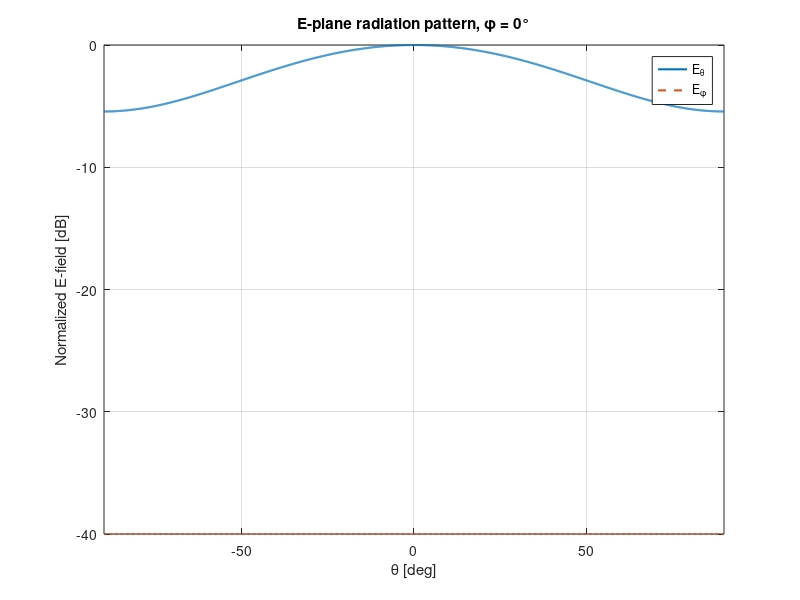
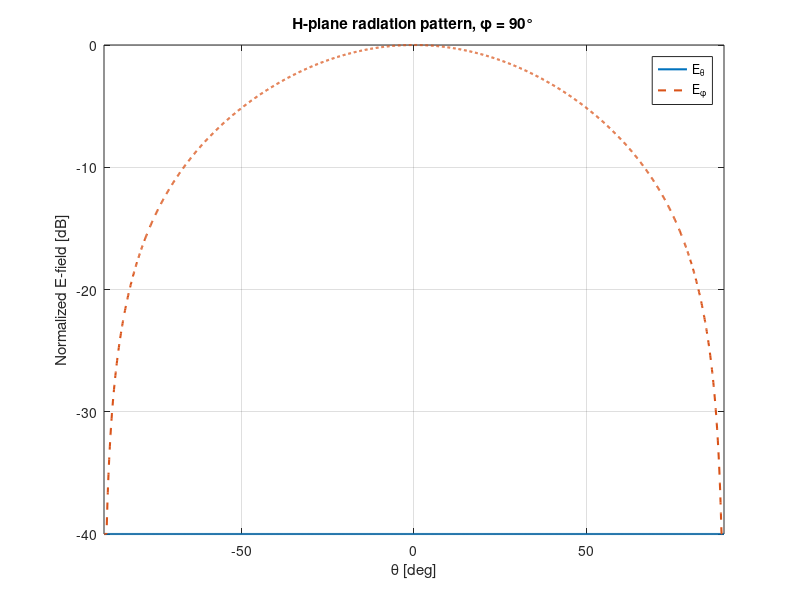

Write MATLAB code to recreate these figures, in order.
clear;
clc;
close all;

%% Constants
c = 3e8;
f0 = 3e9;
er = 2.33;
h = 1.5e-3;

%% Patch dimensions

% Patch width
W = c/(2*f0)*sqrt(2/(er+1));

% Effective permittivity
eeff = (er+1)/2 + ...
       (er-1)/2*(1 + 12*h/W)^(-0.5);

% Effective length
Leff = c/(2*f0*sqrt(eeff));

% Fringing extension
dL = 0.412*h * ...
    ((eeff+0.3)*(W/h+0.264)) / ...
    ((eeff-0.258)*(W/h+0.8));

% Physical patch length
L = Leff - 2*dL;

fprintf('W = %.2f mm\n', W*1e3);
fprintf('L = %.2f mm\n', L*1e3);
fprintf('eeff = %.3f\n', eeff);
fprintf('dL = %.2f mm\n', dL*1e3);

%% Wavenumber
lambda0 = c/f0;
k0 = 2*pi/lambda0;

%% Theta
theta = -90:0.1:90;
th = deg2rad(theta);

%% E-plane: phi = 0 deg
phi_E = 0;

Etheta_E = cos((k0*L/2).*sin(th));
Ephi_E = zeros(size(theta));

%% H-plane: phi = 90 deg
phi_H = pi/2;

x = (k0*W/2).*sin(th);

% sinc(x) = sin(x)/x
Ef_H = ones(size(x));
idx = abs(x) > 1e-12;
Ef_H(idx) = sin(x(idx))./x(idx);

Etheta_H = zeros(size(theta));
Ephi_H = -cos(th).*Ef_H;

%% Normalize
Etheta_E = abs(Etheta_E);
Ephi_E   = abs(Ephi_E);

Etheta_H = abs(Etheta_H);
Ephi_H   = abs(Ephi_H);

maxE = max([Etheta_E Ephi_E Etheta_H Ephi_H]);

Etheta_E_dB = 20*log10(Etheta_E/maxE);
Ephi_E_dB   = 20*log10(Ephi_E/maxE);

Etheta_H_dB = 20*log10(Etheta_H/maxE);
Ephi_H_dB   = 20*log10(Ephi_H/maxE);

%% Limit dynamic range
floor_dB = -40;

Etheta_E_dB = max(Etheta_E_dB, floor_dB);
Ephi_E_dB   = max(Ephi_E_dB, floor_dB);

Etheta_H_dB = max(Etheta_H_dB, floor_dB);
Ephi_H_dB   = max(Ephi_H_dB, floor_dB);

%% Plot E-plane
figure;
plot(theta, Etheta_E_dB, 'LineWidth', 1.5);
hold on;
plot(theta, Ephi_E_dB, '--', 'LineWidth', 1.5);

grid on;
xlabel('\theta [deg]');
ylabel('Normalized E-field [dB]');
title('E-plane radiation pattern, \phi = 0°');
legend('E_\theta','E_\phi');
xlim([-90 90]);
ylim([-40 0]);

%% Plot H-plane
figure;
plot(theta, Etheta_H_dB, 'LineWidth', 1.5);
hold on;
plot(theta, Ephi_H_dB, '--', 'LineWidth', 1.5);

grid on;
xlabel('\theta [deg]');
ylabel('Normalized E-field [dB]');
title('H-plane radiation pattern, \phi = 90°');
legend('E_\theta','E_\phi');
xlim([-90 90]);
ylim([-40 0]);
